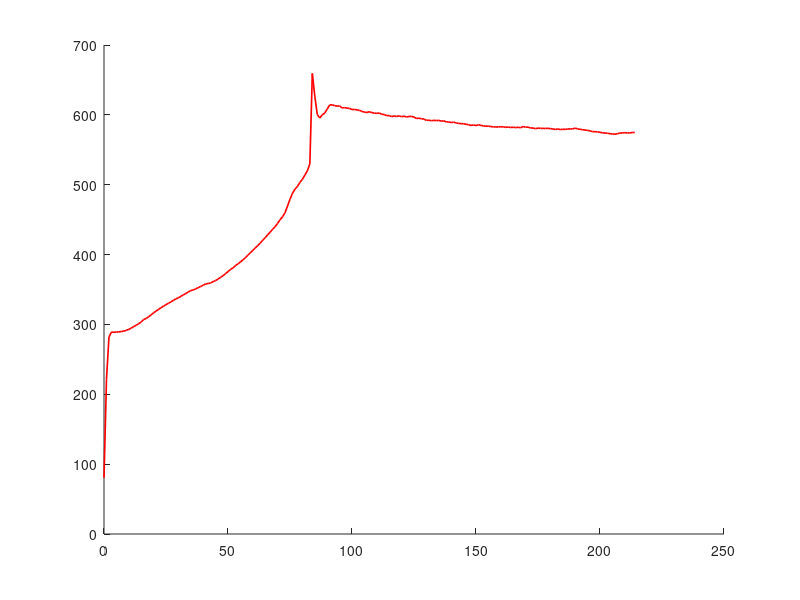

Write MATLAB code to recreate this figure. (Note: this script raises an error after producing the figure.)
clear
clc
% close

%%
C = load('Fig_6a_C.txt');
nk = load('Fig_6a_nk.txt');
iteration = 0:1:214;

figure()
hold on
plot(iteration,C,'r-','Linewidth',1.2)
yyaxis left
xlabel('Iteration')
ylabel('Compliance (N·mm)')
ylim([0 800])
yticks([0:100:800])
yyaxis right
plot(iteration,nk,'b-.','Linewidth',1.2)

legend('Compliance (\itC)','Normalization coefficient ({\itn}_{\itk})','Location','Southeast')
ylabel('Normalization coefficient')
ylim([0 8])
yticks([0:1:8])
set(gca,'ycolor','k') 

set(gca,'FontName','Times New Roman','FontSize',18)
set(gcf,'Position',[446   475   560   400])
grid on
